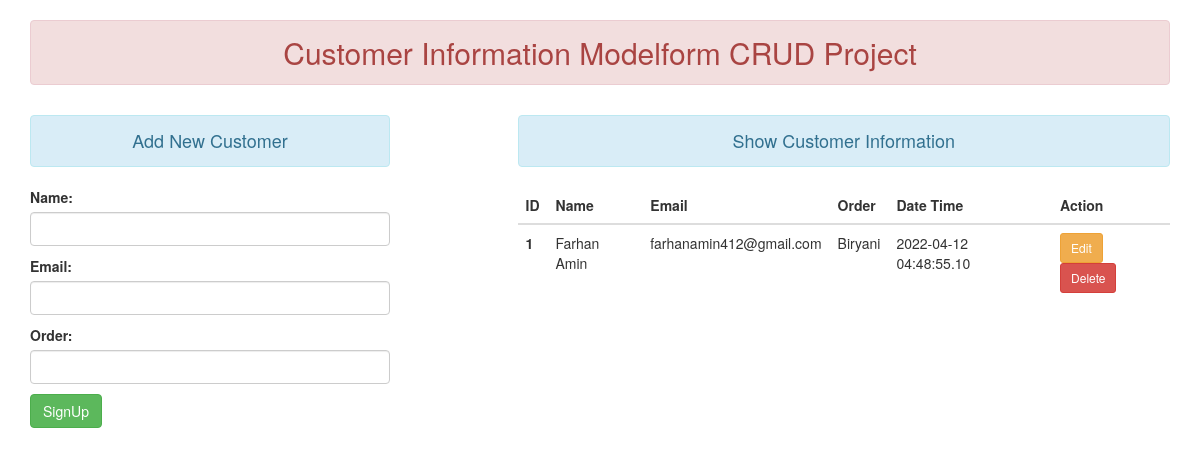
Screenshot of /FetchData/AddandShowCustomer/ with the database file from the repository.
### FetchData/models.py (models this page shows)
class CustomerDetails(models.Model):
    name = models.CharField(max_length=70)
    Email = models.EmailField(max_length=100)
    DateTime = models.CharField(max_length=70)
    Order = models.CharField(max_length=10000)

### FetchData/views.py (the view)
# urls.py: path('AddandShowCustomer/',views.add_show_Customer,name='AddandShowCustomer'),
def add_show_Customer(request):
    if request.method == 'POST':
        now = datetime.datetime.now()
        ok_date = (str(now.strftime("%Y-%m-%d %H:%M:%S.%f")))
        ok_date = ok_date[:-4]
        fm = CustomerDetailsRegistration(request.POST)
        if fm.is_valid():
            nm = fm.cleaned_data['name']
            em = fm.cleaned_data['Email']
            order = fm.cleaned_data['Order']
            register = CustomerDetails(name=nm,Email=em,DateTime=ok_date,Order=order)
            register.save()
            fm = CustomerDetailsRegistration()
    else:
        fm = CustomerDetailsRegistration()
    customer = CustomerDetails.objects.all()
    return render(request,'FetchData/addAndShowCus.html',{'form':fm, 'cus':customer})

### FetchData/forms.py
class CustomerDetailsRegistration(forms.ModelForm):
    class Meta:
        model = CustomerDetails
        fields = ['name','Email','Order']
        widgets = {
            'name': forms.TextInput(attrs={'class':'form-control'}),
            'Email': forms.EmailInput(attrs={'class':'form-control'}),
            'Order': forms.TextInput(attrs={'class':'form-control'})
        }

### templates/FetchData/addAndShowCus.html (shortened to what this page needs)
{% extends 'FetchData/base.html' %}
{% block header %}
    <h2 class="text-center alert alert-danger">Customer Information Modelform CRUD Project</h2>
{% endblock header %}
{% block content %}
    <div class="row">
        <div class="col-sm-4">
            <h4 class="text-center alert alert-info">Add New Customer</h4>
            <form action="" method="POST">
                 {{form.as_p}}
                 <input type="submit" class="btn btn-success" value="SignUp">
            </form>
        </div>
        <div class="col-sm-7 col-sm-offset-1">
            <h4 class="text-center alert alert-info">Show Customer Information</h4>
            {% if cus %}
                    <table class="table table-hover">
                        <thead>
                            <tr>
                            <th scope="col">ID</th>
                            <th scope="col">Name</th>
                            <th scope="col">Email</th>
                            <th scope="col">Order</th>
                            <th scope="col">Date Time</th>
                            <th scope="col">Action</th>
                            </tr>
                        </thead>
                        <tbody>
                            {% for p in cus %}
                                <tr>
                                    <th scope="row">{{p.id}}</th>
                                    <td>{{p.name}}</td>
                                    <td>{{p.Email}}</td>
                                    <td>{{p.Order}}</td>
                                    <td>{{p.DateTime}}</td>
                                    <td>
                                        <form  class="form-inline" action="{% url 'deletedataCustomer' p.id %}" method="post">{% csrf_token %}
                                            <a href="{% url 'updatedataCustomer' p.id %}" class="btn btn-warning btn-sm">Edit</a>
                                            <input type="submit" class="btn btn-danger btn-sm" value="Delete">
                                        </form>
                                    </td>
                                </tr>
                            {% endfor %}
                        </tbody>
                    </table>
            {% else %}
                <h4 class="text-center alert alert-warning">No Records</h4>
            {% endif %}
        </div>
    </div>
{% endblock content %}

### rows the page displays
CustomerDetails: id "1", name "Farhan Amin", Email "farhanamin412@gmail.com", Order "Biryani", DateTime "2022-04-12 04:48:55.10"
